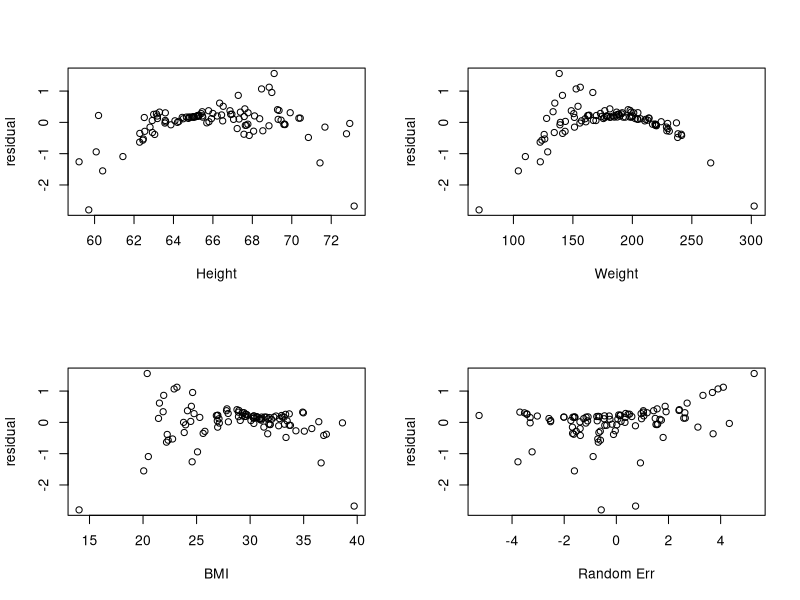
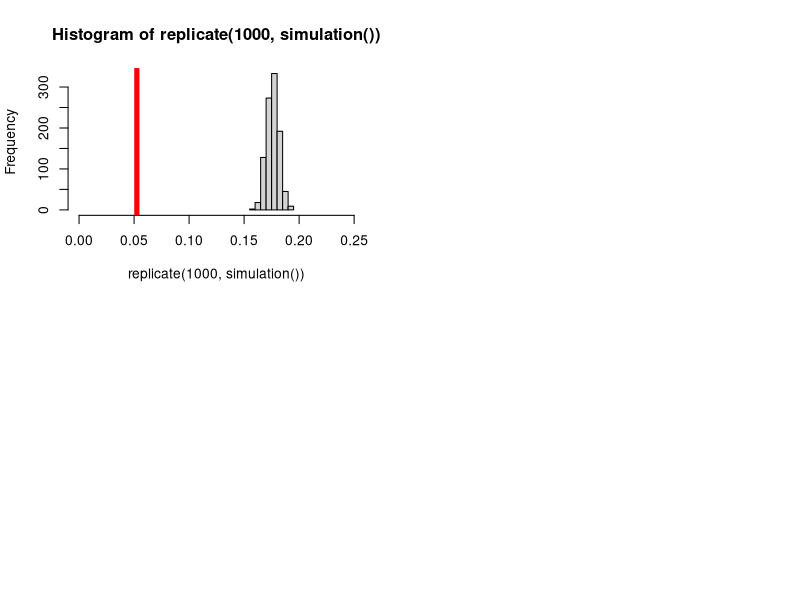

Reproduce these figures in R, in order.
### HW3 Name:Xiangyu Hu
##################################
### 1. Create a 100*4 data frame with columns HT, WT, BMI, and random err
### with the following conditions

## Height: normal with mean=66, SD=3
## Weight: normal with mean=180, SD=40, 
## Correlation between height and weight is 0.7.
rho=0.7
## First generate X,Y,and Z as std normal with desired correlations
## bivariate normal
X=rnorm(100,0,1)
Z=rnorm(100,0,1)
Y=rho*X+sqrt(1-rho^2)*Z

## Then transform to get Height, Weight, and random err
HT=66+Y*3
WT=180+X*40

# OLS model HT=a+b*WT+epsilon. 
# Let O=sqrt(1-rho^2)*Z, so Y=rho*X+O => (HT-66)/3=rho*(WT-180)/40+O
# =>HT=66+3*rho*(WT-180)/40+3*O=(66-0.7*3/40*180)+0.7*3/40*WT+3*O
# =>a=66-0.7*3/40*180, b=0.7*3/40, epsilon=3*O
O=sqrt(1-rho^2)*Z
epsilon=3*O

## BMI=(Weight in Pounds/(Height in inches x Height in inches))x703
BMI=(WT/(HT^2))*703

data=data.frame("Height"=HT,"Weight"=WT, "BMI"=BMI, "Random Err"=epsilon)

##################################
### 2. Use OLS to get coefficient estimates for the regression model 
### predicting height based on weight and BMI, including an intercept term.
### You can either use the function(s) you wrote for HW2 or use lm(). 
### What assumptions of the model are violated,if any?(See page42 of text,
### in particular.)

model=lm(HT~WT+BMI)

## Assumption violated: the data on Y are observed values of X*beta+epsilon
## When creating HT, we use HT=a+b*WT+epsilon. 
## However, the fitted model is HT=a+b1*WT+b2*BMI+epsilon. The data HT are 
## not observed values for the fitted model.

##################################
### 3. beta1=0.7*3/40=0.0525 #derivation is in part 1

##################################
### 4. If we use model in part 2, then the estimate of coefficient for 
### weight is biased, because the model includes BMI-correlated with weight
 
##################################
### 5. Plot residuals vs each column of X. (Four plots-note that in practice
### you would not be able to plot vs epsilon but it is kind of fun to be able
### to.) Are epsilon, and residuals orthogonal and/or independent to BMI, HT, 
### WT? (That is a total of 12 questions)

residual=model$residuals
par(mfrow=c(2,2))
plot(residual~HT,xlab="Height")
plot(residual~WT,xlab="Weight")
plot(residual~BMI)
plot(residual~epsilon, xlab="Random Err")

# 1&2)Residuals are NOT independent of BMI, Weight
# 3&4)Residuals are orthogonal to BMI, Weight
# 5)Errors are are independent of Weight
# 6)Errors are NOT orthogonal to Weight
# 7)Residuals are NOT independent of Height
# 8)Residuals are NOT orthogonal to Height
# 9)Errors are NOT independent of Height
# 10)Errors are NOT orthogonal to Height
# 11)Errors are NOT independent of BMI, since BMI is partially determined by height
# 12)Errors are NOT orthogonal to BMI, since BMI is partially determined by height

##################################
### 6. Repeat 1&2 1000 times 
### 7. Plot a histogram of the 1000 values of betahat1, and including a vertical
### line through the corresponding parameter. Comment on whether betahat1 looks
### biased

simulation=function(){
rho=0.7
## First generate X,Y,and Z as std normal with desired correlations
## bivariate normal
X=rnorm(100,0,1)
Z=rnorm(100,0,1)
Y=rho*X+sqrt(1-rho^2)*Z

## Then transform to get Height, Weight, and random err
HT=66+Y*3
WT=180+X*40

O=sqrt(1-rho^2)*Z
epsilon=3*O

## BMI=(Weight in Pounds/(Height in inches x Height in inches))x703
BMI=(WT/(HT^2))*703
# wrong model
fit_wrong=lm(HT~WT+BMI)
coef=fit_wrong$coefficient
# coefficient for weight
betahat1=coef["WT"]

return(betahat1)
}

beta=0.7*3/40
hist(replicate(1000,simulation()),xlim=c(0,0.25))
abline(v=beta,col="red",lwd=5)

### Comment: betahat1 is biased by checking the histogram. The true beta=0.0525
### However, based on the histogram of betahat1 (ranging from 0.15-0.2), the peak
### happens at around 0.18. Thus, it is biased.

##################################




